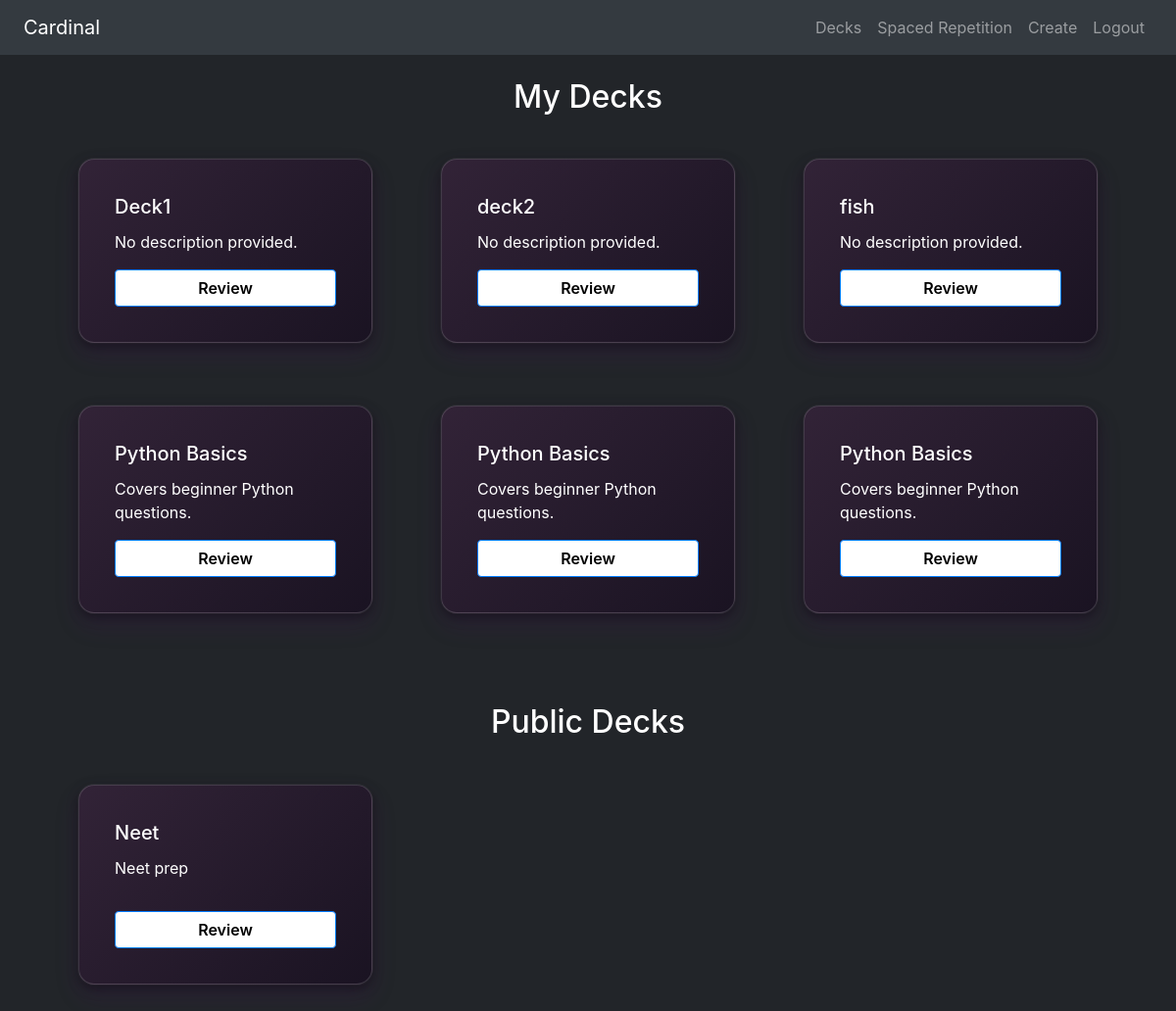
Screenshot of /api/ (signed in) with the database file from the repository.
### core/models.py (models this page shows, shortened)
class Deck(models.Model):
    user = models.ForeignKey(User, on_delete=models.CASCADE, related_name="decks")
    name = models.CharField(max_length=128, default="No name provided.")
    description = models.CharField(max_length=128, default="No description provided.")
    created_at = models.DateTimeField(auto_now_add=True)
    is_public = models.BooleanField(default=True)
    card_count = models.PositiveIntegerField(default=0)

### core/views.py (the view)
# urls.py: path("", views.index, name="index"),
@login_required
def index(request):
    my_decks = Deck.objects.filter(user=request.user)
    public_decks = Deck.objects.exclude(user=request.user).filter(is_public=True)
    return render(request, "core/index.html", {
        "my_decks": my_decks,
        "public_decks": public_decks,
    })

### core/templates/core/index.html
{% extends "core/layout.html" %}
{% load static %}
{% block body %}
<div class="container my-4">
    <h2 class="text-center mb-4">My Decks</h2>
    <div class="row">
        {% for deck in my_decks %}
        <div class="col-12 col-sm-6 col-md-4 mb-4 d-flex justify-content-center">
            <div class="w-100 borderd_div" style="max-width: 360px;">
                <div class="card-body text-white p-3 d-flex flex-column justify-content-between h-100">
                <div>
                <h5 class="card-title">{{ deck.name }}</h5>
                <p class="card-text">{{ deck.description }}</p>
                </div>
                <a href="{% url 'deck_review' deck.id %}" class="btn btn-primary mt-3 w-100">Review</a>
            </div>
            </div>
        </div>
        {% empty %}
        <p class="text-white">You haven’t created any decks yet.</p>
        {% endfor %}
    </div>
    <h2 class="text-center mt-5 mb-4">Public Decks</h2>
    <div class="row">
        {% for deck in public_decks %}
        <div class="col-12 col-sm-6 col-md-4 mb-4 d-flex justify-content-center">
            <div class="w-100 borderd_div" style="max-width: 360px;">
                <div class="card-body text-white p-3 d-flex flex-column justify-content-between h-100">
                    <h5 class="card-title">{{ deck.name }}</h5>
                    <p class="card-text">{{ deck.description }}</p>
                <a href="{% url 'deck_review' deck.id %}" class="btn btn-primary mt-3 w-100">Review</a>
            </div>
            </div>
        </div>
        {% empty %}
        <p class="text-white">No decks available.</p>
        {% endfor %}
    </div>
</div>
{% endblock %}

### core/static/core/styles.css (style rules this page uses)
body { background-color: #222529; color: white; }
h1, h2, h3, h4, h5, h6, p { color: white; }
div { color: white; }
.borderd_div { padding: 20px; margin: 20px; border: 1px solid rgba(255, 255, 255, 0.15); border-radius: 16px; background: linear-gradient(135deg, #322337, #1a1322); box-shadow: 0 4px 12px rgba(0, 0, 0, 0.4), 0 0 0 1px rgba(255, 255, 255, 0.05), 0 12px 24px rgba(84, 19, 112, 0.18); transition: transform 0.2s ease, box-shadow 0.3s ease; color: white; }
button, .btn { background-color: white; color: black; font-weight: 600; }

### rows the page displays
Deck: name "Deck1", description "No description provided."
Deck: name "deck2", description "No description provided."
Deck: name "fish", description "No description provided."
Deck: name "Python Basics", description "Covers beginner Python questions."
Deck: name "Python Basics", description "Covers beginner Python questions."
Deck: name "Python Basics", description "Covers beginner Python questions."
Deck: name "Neet", description "Neet prep"
